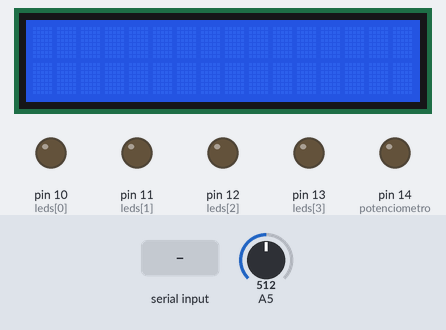
Recording of a sketch running on a simulated Arduino Leonardo, built with avr-gcc and run on an emulated ATmega32U4. Shown: 16×2 character LCD, output pins drawn as LEDs (lit = HIGH). The test bench sets the inputs (shaded band); at power-on: A5 = 512. What the sketch prints to the serial monitor is not drawn.

Above: at 1.2 s.
1.3 s: "I" received over Serial
At 2.5 s:
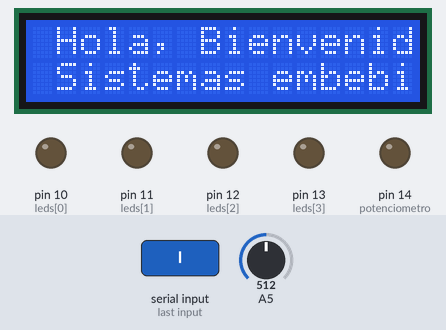
2.9 s: "A" received over Serial
At 3.8 s:
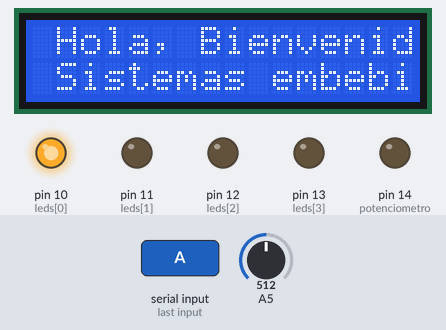
4.4 s: "C" received over Serial
At 5.5 s:
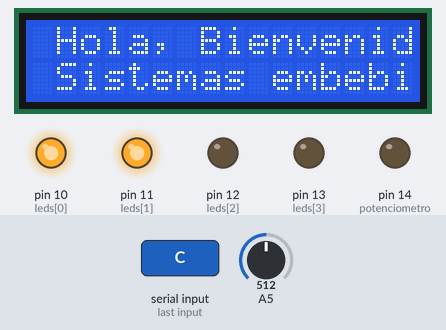
5.9 s: byte 74 ('J') received over Serial
At 7.1 s:
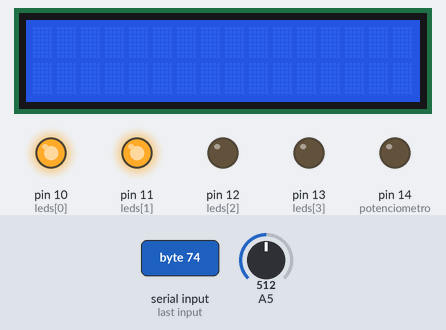
7.4 s: "B" received over Serial
At 8.6 s:
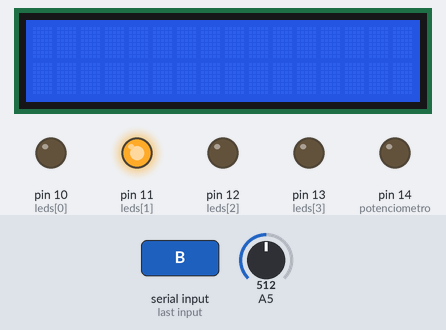
8.9 s: "E" received over Serial
At 10.4 s:
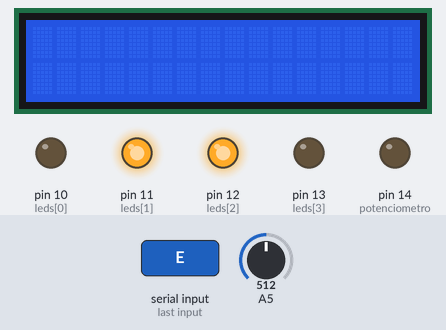
Timing chart, 0 to 11.4 s (numbered marks = the images above; inputs shaded):
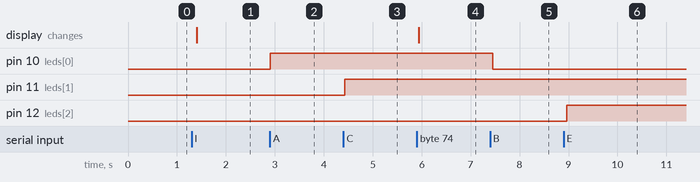

Measured:
- after the input at 1.3 s, the display: changes after 0.10 s (image 1)
- after the input at 2.9 s, pin 10 (leds[0]): LOW → HIGH at once
- after the input at 4.4 s, pin 11 (leds[1]): LOW → HIGH at once
- after the input at 5.9 s, the display: changes at once (image 4)
- after the input at 7.4 s, pin 10 (leds[0]): HIGH → LOW after 0.05 s
- after the input at 8.9 s, pin 12 (leds[2]): LOW → HIGH after 0.06 s

The sketch:

Interfaz_grafica.ino
```cpp
#include <Mouse.h>
#include <LiquidCrystal_I2C.h>
LiquidCrystal_I2C lcd(0x27,16,2);   // inicializa la interfaz I2C del LCD 16x2


int potenciometro=14;           //Asignamos el numero 14 para declarar el pin
int voltage=0;                  //Guardaremos el valor de resgistro
String Voltage2;                //Cadena de Caracteres
int leds[4] = {10, 11, 12, 13};
volatile int velocidad = 0;


void setup() {

  pinMode(potenciometro, OUTPUT);
  pinMode(10,OUTPUT);
  pinMode(11,OUTPUT);
  pinMode(12,OUTPUT);
  pinMode(13,OUTPUT);

  Serial.begin(9600);             //Comunicacion

  lcd.init();                         // Se inicializa el LCD 16x2
  lcd.backlight();
  lcd.clear();

}

void loop() {


  //if(dato=='I'){

   // while(int a=true){
      voltage=analogRead(potenciometro);        //Cargamos el voltage el valor leido en el pin 14
      Voltage2=String(voltage);                 //Convertimos el entero enuna cadena de caracteres
      Serial.println(Voltage2);                 //Lo amndamos al puerto serial
      delay(100);

//////////////////////////LCD////////////////////////////////


if(Serial.available()){       //Comprueba si hay caracer en el puerto serial
int dato=Serial.read();       //Guardara el caracter leido


 ////////////////////////////////// ENDENDIDOS DE LEDS////////////////////////////////

  //if(Serial.available()){       //Comprueba si hay caracer en el puerto serial

  //int dato=Serial.read();       //Guardara el caracter leido

  if(dato=='A'){                //Condicion para verificar si el dato es A
  digitalWrite(10,HIGH);        //Encender led
  delay(10);

  }

  if(dato=='B'){                //Condicion para verificar si el dato es B
  digitalWrite(10,LOW);         //Apagar el led
  delay(10);

  }

  if(dato=='C'){                //Condicion para verificar si el dato es C
  digitalWrite(11,HIGH);        //Encender led
  delay(10);

  }

  if(dato=='D'){                //Condicion para verificar si el dato es D
  digitalWrite(11,LOW);         //Apagar el led
  delay(10);
  }

  if(dato=='E'){                //Condicion para verificar si el dato es E
  digitalWrite(12,HIGH);        //Encender led
  delay(10);
  }

  if(dato=='F'){                //Condicion para verificar si el dato es F
  digitalWrite(12,LOW);         //Apagar el led
  delay(10);
  }

  if(dato=='G'){                //Condicion para verificar si el dato es G
  digitalWrite(13,HIGH);        //Encender led
  delay(10);
  }

  if(dato=='H'){                //Condicion para verificar si el dato es H
  digitalWrite(13,LOW);         //Apagar el led
  delay(10);
  }

  if(dato=='K'){

  for (int i = 0; i < 4; i++) {       // Corrimiento de Izquierda a Derecha

    if (i > 0) {                      // Límite, precaución de no alcanzarlo
      digitalWrite(leds[i - 1], LOW); // Apagado del LED izquierdo
    }
    digitalWrite(leds[i], HIGH);      // Encendido del LED actual
    delay(1000);                 // Espera por el tiempo establecido
  }
  digitalWrite(leds[3], LOW);         //  Apagado del último LED
  //- - - - - - - - - - - - - - -
  for (int i = 4; i >= 0; i--) {      // Ahora, corrimiento de derecha a izquierda
    if (i < 4) {                      // Cuidado de no salirse del rango.
      digitalWrite(leds[i + 1], LOW); // Apagado del LED de la dercha
    }
    digitalWrite(leds[i], HIGH);      // Encendido del LED actual
    delay(1000);                 // Espera por el tiempo establecido
  }
  digitalWrite(leds[0], LOW);         //  Apagado del último LED

  }

//////////////////LCD//////////////////

if(dato=='I'){

   lcd.setCursor(1,0);                   //Muestra en el LCD el valor de BPM
   lcd.print("Hola, Bienvenido");

   lcd.setCursor(1,2);
   lcd.print("Sistemas embebidos");
   }


if(dato=='J'){
  lcd.clear();
  }


  }

}
```
